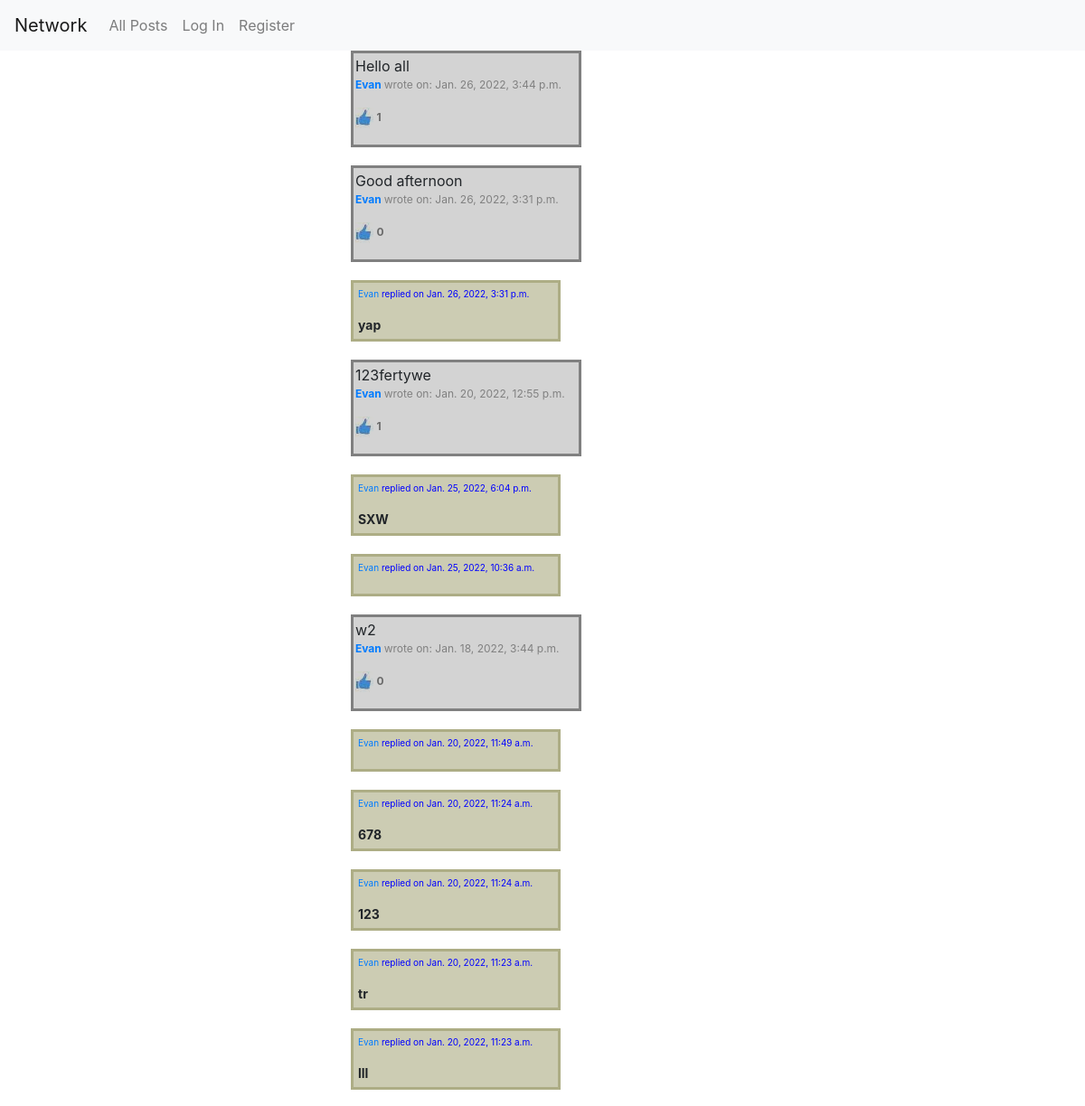
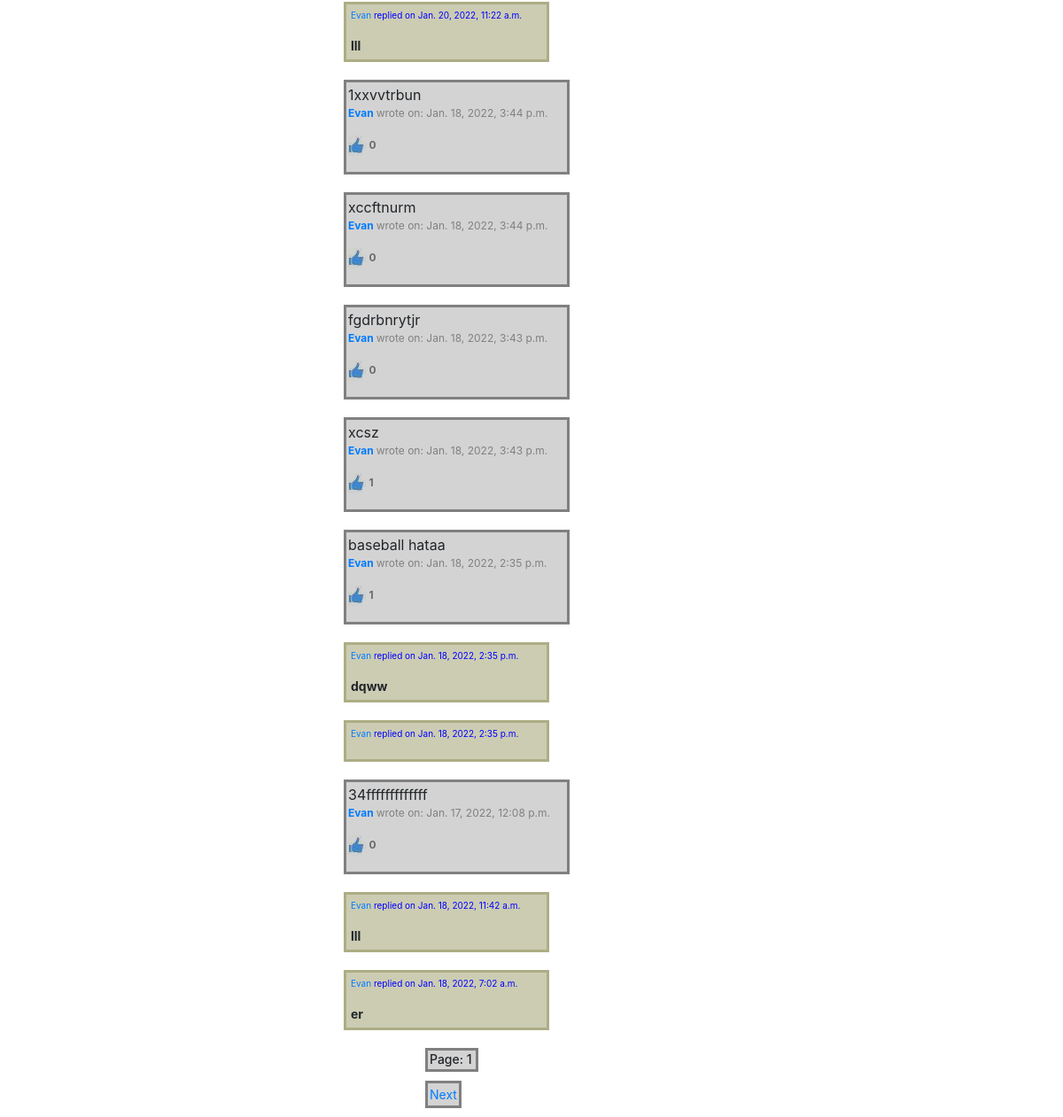
The page / on the database its author committed (2 pictures, top to bottom).
### network/models.py (models this page shows, shortened)
class Mypost(models.Model):
    description=models.CharField(max_length=300)
    created_date=models.DateTimeField(default=now, editable=False)
    owner=models.ForeignKey(User, on_delete=models.CASCADE, null="TRUE", blank="TRUE")
    likes = models.ManyToManyField(User, blank="TRUE", related_name="likers")
    objects = MypostManager()

class User(AbstractUser):
    email=models.EmailField(max_length=254)
    date_joined = models.DateTimeField(default=timezone.now)
    following = models.ManyToManyField("User", blank="TRUE", related_name="followers")
    def __str__(self):
        return f"{self.username}"

class Reply(models.Model):
    reply_txt=models.CharField(max_length=150, blank="True")
    mypost_reply=models.ForeignKey(Mypost, on_delete=models.CASCADE, null="TRUE", blank="TRUE")
    created_date=models.DateTimeField(default=now, editable=False)
    lists = models.ManyToManyField(Mypost, blank="TRUE", related_name="replies")  # post_reply
    owner = models.ForeignKey(User, on_delete=models.CASCADE, null="TRUE", blank="TRUE")
    objects = ReplyManager()
    class Meta:
        ordering = ['-created_date']
    def __str__(self):
        return f"{self.reply_txt}"

### network/views.py (the view)
# urls.py: path("", views.index, name="index"),
def index(request):
    all_posts=Mypost.objects.order_by('-created_date')
    page=paging(request,all_posts)
    created_date = timezone.now()
    owner = request.user
    replies = Reply.objects.order_by('-created_date')
    if request.method == "POST" and "post_reply" in request.POST:
        reply_txt = request.POST["reply_txt"]
        mypost_reply = request.POST.get("post_id")
        reply(request,reply_txt,mypost_reply)
        return render(request, "network/index.html", {"all_posts": all_posts, "replies": replies,"count":page.count,"page":page})
    if request.method == "POST" and "load_post" in request.POST:
        post_to_load_id = request.POST.get("post_to_load_id")
        edit_post(request,post_to_load_id)
        post_to_load = Mypost.objects.get(pk=post_to_load_id)
        return render(request, "network/edit_post.html", {"post_to_load": post_to_load})
    else:
        return render(request, "network/index.html",
                      {"all_posts": all_posts, "replies": replies,"count":page.count,"page":page})

### network/views.py (called while the page is built)
def paging(request,the_posts):
    post_paginator=Paginator(the_posts,10)
    page_num = request.GET.get("page")
    return post_paginator.get_page(page_num)

### network/templates/network/index.html (shortened to what this page needs)
{% extends "network/layout.html" %}
{% load static %}
{% block body %}
{% for post in page.object_list %}
<ul>
<div class="post">{{post.description}}
    <p style= "color:grey; font-size:12px;"> <strong><a href="{% url 'profile' post.owner_id %}" > {{post.owner}} </strong></a> wrote on: {{post.created_date}} </p>
        {% if post.likes.all.count != 0 %}
    <p id="likes" style= "color:grey; font-size:12px;mix-blend-mode: multiply;"><img src="{% static  'network/images/like1.jpg' %}" alt="like image">
        <span><strong id="likescounter_{{post.id}}">{{ post.likes.all.count }}</strong></span>
        {% else %}
    <p id="likes" style= "color:grey; font-size:12px;mix-blend-mode: multiply;"><img src="{% static  'network/images/like1.jpg' %}" alt="like image">
        <span><strong id="likescounter_{{post.id}}">0</strong></span>
        {% endif %}
</div>
</ul>
{% for rep in post.replies.all %}
 <ul>
        <div class="replies" ><p style= "color:blue; font-size:10px;"><a href="{% url "profile" rep.owner_id %}">{{rep.owner}}</a>
            replied on {{rep.created_date}}</p> <strong>{{rep}} </strong> </div>
</ul>
{% endfor %}
    </div>
{% endfor %}
<h2 class="page"> Page: {{ page.number }}</h2>
        <div class="page-links">
            {% if page.has_next %}
            <a href="{% url 'index' %}?page={{page.next_page_number }}">Next</a>
            {% endif %}
        </div>
{% endblock %}

### network/static/network/styles.css (style rules this page uses)
.post { border: 3px solid grey; background-color: lightgrey; font-size: 16px; min-height: 100px; width: 22%; padding: 2px; margin-bottom:20px; position: relative; left: 30%; }
.replies { border: 3px solid #adad85; background-color: #ccccb3; font-size: 14px; min-height: 10px; width: 20%; padding: 5px; margin-bottom:20px; position: relative; overflow: visible; left: 30%; }
.page { border: 3px solid grey; background-color: lightgrey; font-size: 14px; min-height: 20px; max-width: 60px; padding: 2px; margin-bottom:10px; position: relative; left: 40%; }
.page-links { border: 3px solid grey; background-color: lightgrey; font-size: 14px; min-height: 20px; min-width: 30px; padding: 2px; margin-bottom:10px; position: relative; display: inline-block; left: 40%; }

### rows shown on the page
Mypost: description "Hello all", owner "Evan", created_date "Jan. 26, 2022, 3:44 p.m.", likes.all.count "1"
Mypost: description "Good afternoon", owner "Evan", created_date "Jan. 26, 2022, 3:31 p.m."
Reply: owner "Evan", created_date "Jan. 26, 2022, 3:31 p.m.", reply_txt "yap"
Mypost: description "123fertywe", owner "Evan", created_date "Jan. 20, 2022, 12:55 p.m.", likes.all.count "1"
Reply: owner "Evan", created_date "Jan. 25, 2022, 6:04 p.m.", reply_txt "SXW"
Reply: owner "Evan", created_date "Jan. 25, 2022, 10:36 a.m."
Mypost: description "w2", owner "Evan", created_date "Jan. 18, 2022, 3:44 p.m."
Reply: owner "Evan", created_date "Jan. 20, 2022, 11:49 a.m."
Reply: owner "Evan", created_date "Jan. 20, 2022, 11:24 a.m.", reply_txt "678"
Reply: owner "Evan", created_date "Jan. 20, 2022, 11:24 a.m.", reply_txt "123"
Reply: owner "Evan", created_date "Jan. 20, 2022, 11:23 a.m.", reply_txt "tr"
Reply: owner "Evan", created_date "Jan. 20, 2022, 11:23 a.m.", reply_txt "lll"
Reply: owner "Evan", created_date "Jan. 20, 2022, 11:22 a.m.", reply_txt "lll"
Mypost: description "1xxvvtrbun", owner "Evan", created_date "Jan. 18, 2022, 3:44 p.m."
Mypost: description "xccftnurm", owner "Evan", created_date "Jan. 18, 2022, 3:44 p.m."
Mypost: description "fgdrbnrytjr", owner "Evan", created_date "Jan. 18, 2022, 3:43 p.m."
Mypost: description "xcsz", owner "Evan", created_date "Jan. 18, 2022, 3:43 p.m.", likes.all.count "1"
Mypost: description "baseball hataa", owner "Evan", created_date "Jan. 18, 2022, 2:35 p.m.", likes.all.count "1"
Reply: owner "Evan", created_date "Jan. 18, 2022, 2:35 p.m.", reply_txt "dqww"
Reply: owner "Evan", created_date "Jan. 18, 2022, 2:35 p.m."
Mypost: description "34fffffffffffff", owner "Evan", created_date "Jan. 17, 2022, 12:08 p.m."
Reply: owner "Evan", created_date "Jan. 18, 2022, 11:42 a.m.", reply_txt "lll"
Reply: owner "Evan", created_date "Jan. 18, 2022, 7:02 a.m.", reply_txt "er"

### other values the page prints
{{ page.number }} "1"
